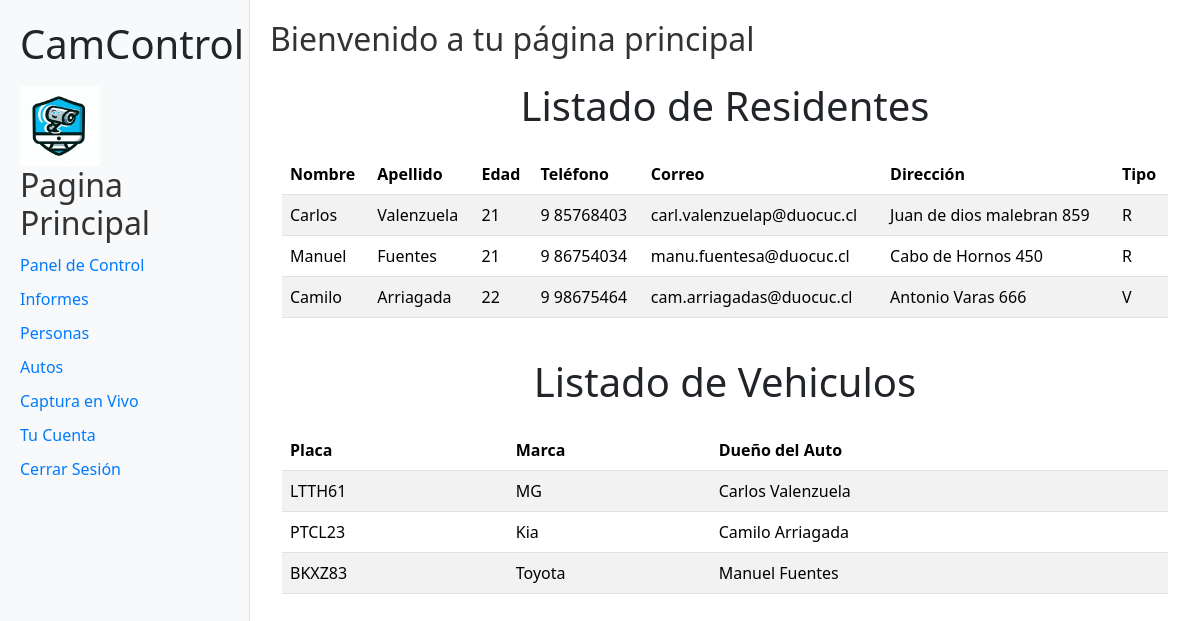
/main (signed in), run on the app's committed database.
### core/models.py (models this page shows, shortened)
class Persona(models.Model):
    nombre = models.CharField(max_length=100)
    apellido = models.CharField(max_length=100)
    edad = models.IntegerField()
    telefono = models.CharField(max_length=10)
    correo = models.CharField(max_length=100)
    direccion = models.CharField(max_length=100)
    tipo = models.CharField(max_length=100,choices=tipos,default='R')
    activo = models.BooleanField(default=True)
    def __str__(self):
        return f"{self.nombre} {self.apellido}"

class Auto(models.Model):
    placa = models.CharField(max_length=10)
    marca = models.CharField(max_length=100)
    persona = models.ForeignKey(Persona, on_delete=models.CASCADE)

### core/views.py (the view)
# urls.py: path('main', views.main, name='Pagina Principal'),
@login_required
def main(request):
    autos = Auto.objects.all()
    residentes = Persona.objects.all()
    return render(request, 'main.html', {'residentes': residentes, 'autos': autos})

### core/templates/main.html (shortened to what this page needs)
{% load static %}
<!DOCTYPE html>
<html lang="es">
<head>
    <link href="https://cdn.jsdelivr.net/npm/bootstrap@5.3.3/dist/css/bootstrap.min.css" rel="stylesheet">
    <link rel="stylesheet" href="{% static 'css/main-css.css' %}">
</head>
<body>
    <aside class="sidebar">
        <div class="logo-title">
            <h1 class="title">CamControl</h1>
            <img src='{% static "img/logo-camcontrol.jpg" %}' alt="Logo" class="logo">
            <h2 class="subtitle">{{ request.resolver_match.url_name }}</h2>
        </div>
        <nav class="nav-menu">
            <ul>
                <li><a href="{% url 'Pagina Principal' %}">Panel de Control</a></li>
                <li><a href="#">Informes</a></li>
                <li><a href="{% url 'Residentes' %}">Personas</a></li>
                <li><a href="{% url 'reconocedor' %}">Autos</a></li>
                <li><a href="#">Captura en Vivo</a></li>
                <li><a href="{% url 'perfil' %}" class="account">Tu Cuenta</a></li>
                <li><a href="{% url 'cerrarSesion' %}" class="logout">Cerrar Sesión</a></li>
            </ul>
        </nav>
    </aside>
    <main class="main-content">
        <h2>Bienvenido a tu página principal</h2>
        <div class="container main-container">
            <h1 class="text-center my-4">Listado de Residentes</h1>
            <div class="table-responsive">
                <table class="table table-striped">
                    <thead>
                        <tr>
                            <th>Nombre</th>
                            <th>Apellido</th>
                            <th>Edad</th>
                            <th>Teléfono</th>
                            <th>Correo</th>
                            <th>Dirección</th>
                            <th>Tipo</th>
                        </tr>
                    </thead>
                    <tbody>
                        {% for r in residentes %}
                        <tr>
                            <td>{{r.nombre}}</td>
                            <td>{{r.apellido}}</td>
                            <td>{{r.edad}}</td>
                            <td>{{r.telefono}}</td>
                            <td>{{r.correo}}</td>
                            <td>{{r.direccion}}</td>
                            <td>{{r.tipo}}</td>
                        </tr>
                        {% endfor %}
                    </tbody>
                </table>
            </div>
        </div>
        <div class="container main-container">
            <h1 class="text-center my-4">Listado de Vehiculos</h1>
            <div class="table-responsive">
                <table class="table table-striped">
                    <thead>
                        <tr>
                            <th>Placa</th>
                            <th>Marca</th>
                            <th>Dueño del Auto</th>
                        </tr>
                    </thead>
                    <tbody>
                        {% for a in autos %}
                        <tr>
                            <td>{{a.placa}}</td>
                            <td>{{a.marca}}</td>
                            <td>{{a.persona}}</td>
                        </tr>
                        {% endfor %}
                    </tbody>
                </table>
            </div>
    </main>
</body>
</html>

### Capstone/static/css/main-css.css (style rules this page uses)
body { display: flex; }
.sidebar { width: 250px; background-color: #f8f9fa; padding: 20px; border-right: 1px solid #ddd; position: relative; height: 100vh; }
.logo { max-width: 80px; margin-top: 10px; }
.nav-menu ul { list-style: none; padding: 0; }
.nav-menu li { margin: 10px 0; }
.nav-menu a { text-decoration: none; color: #007bff; font-weight: 500; }
.main-content { flex: 1; padding: 20px; }
h2 { color: #333; }

### data on the page
Persona: nombre "Carlos", apellido "Valenzuela", edad "21", telefono "9 85768403", correo "carl.valenzuelap@duocuc.cl", direccion "Juan de dios malebran 859", tipo "R"
Persona: nombre "Manuel", apellido "Fuentes", edad "21", telefono "9 86754034", correo "manu.fuentesa@duocuc.cl", direccion "Cabo de Hornos 450", tipo "R"
Persona: nombre "Camilo", apellido "Arriagada", edad "22", telefono "9 98675464", correo "cam.arriagadas@duocuc.cl", direccion "Antonio Varas 666", tipo "V"
Auto: placa "LTTH61", marca "MG", persona "Carlos Valenzuela"
Auto: placa "PTCL23", marca "Kia", persona "Camilo Arriagada"
Auto: placa "BKXZ83", marca "Toyota", persona "Manuel Fuentes"

### other printed values
{{ request.resolver_match.url_name }} "Pagina Principal"
